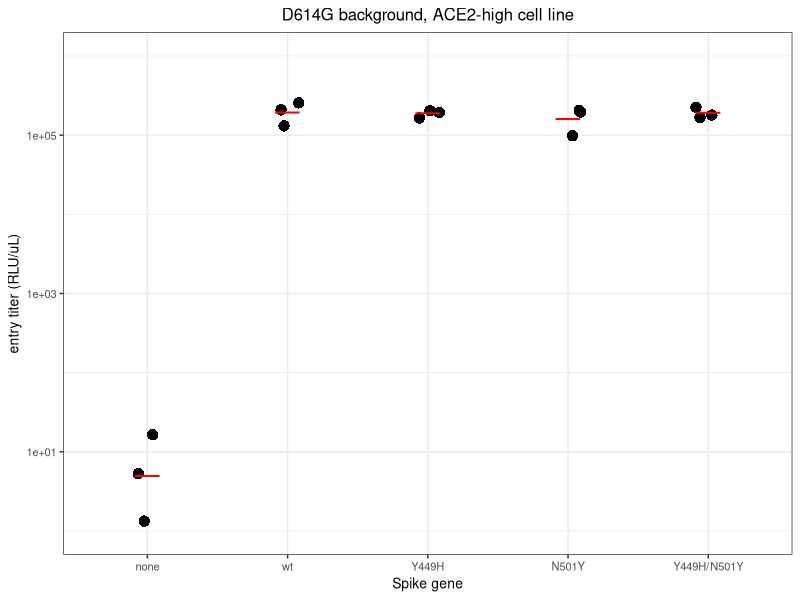
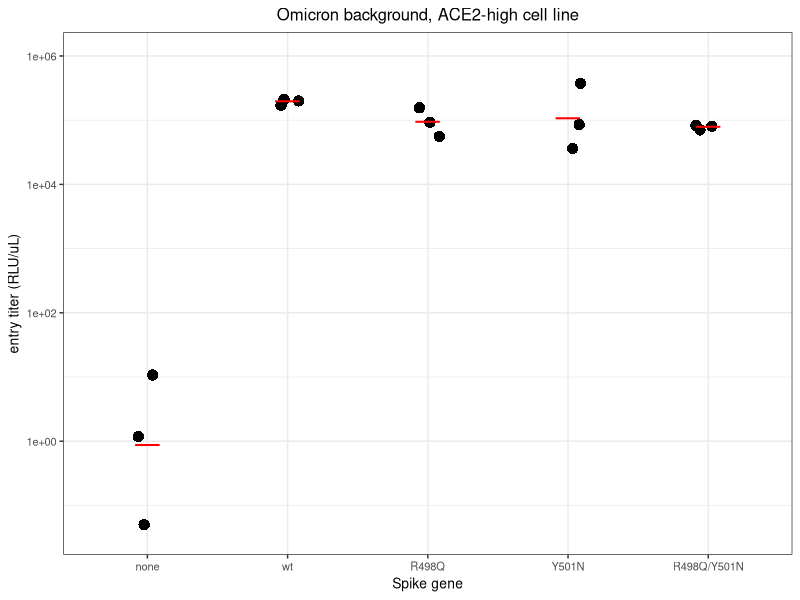
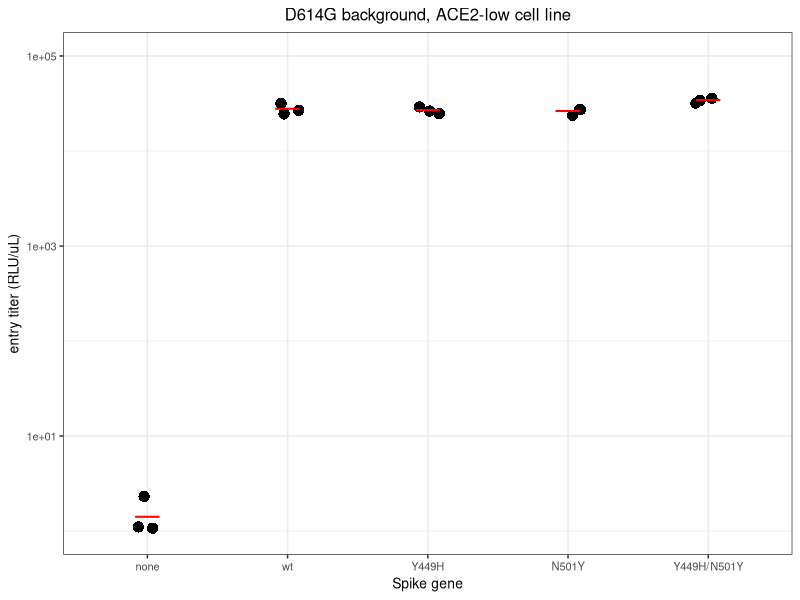
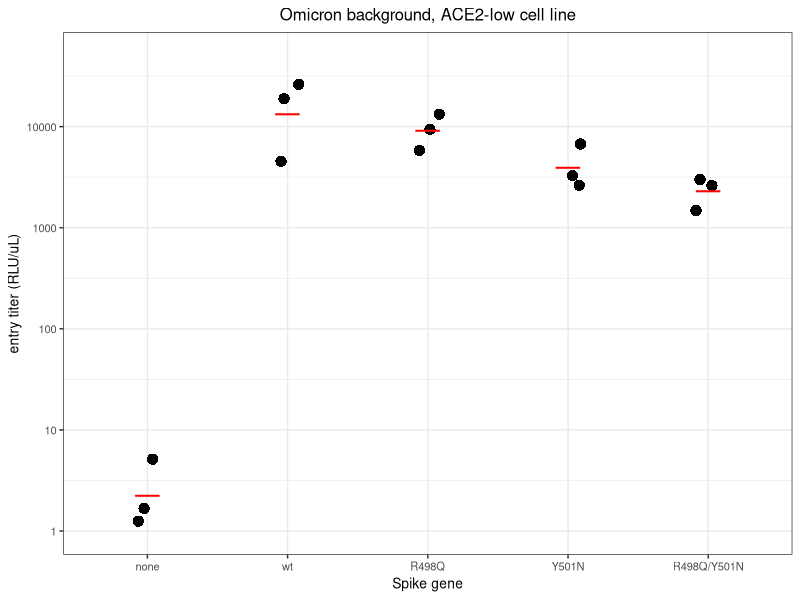
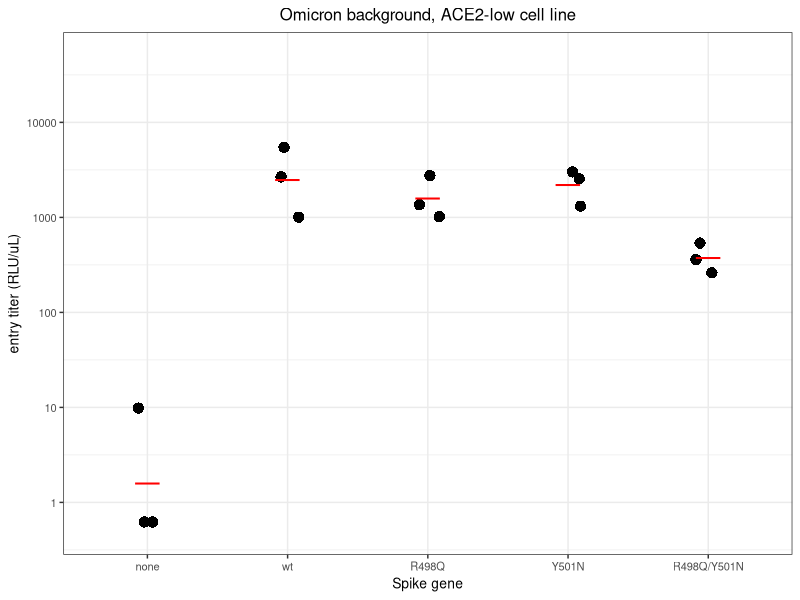
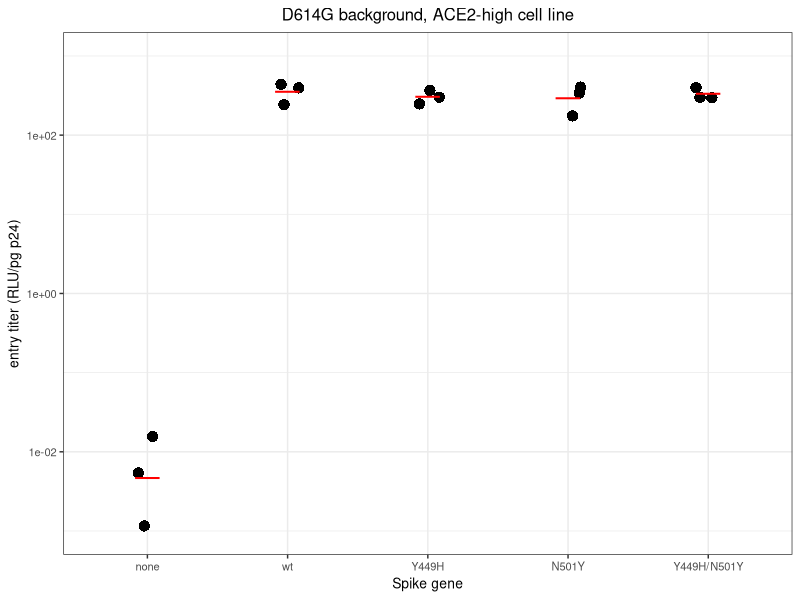
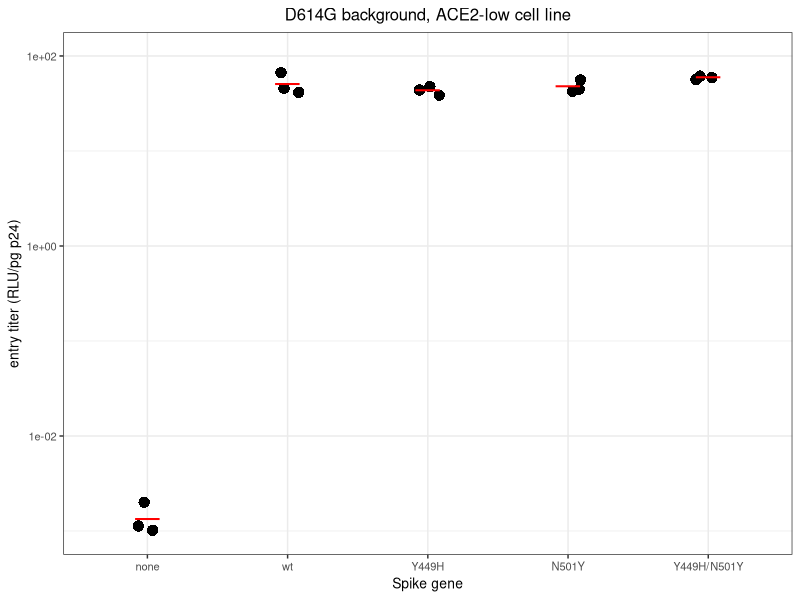
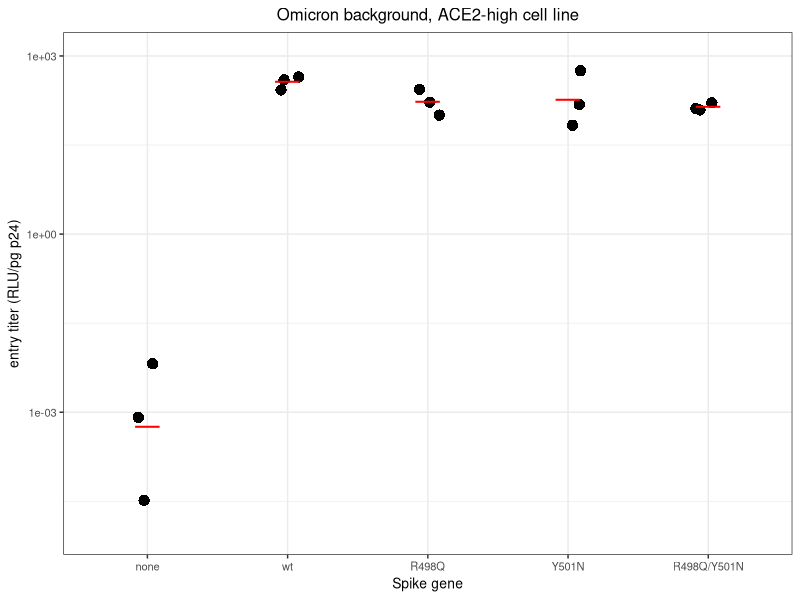

These figures' R source, in order: (Note: this script raises an error after producing the figures.)
## ---- chunk 1
require("knitr")
knitr::opts_chunk$set(echo = T)
knitr::opts_chunk$set(dev.args = list(png = list(type = "cairo")))
#list of packages to install/load
packages = c("ggplot2", "data.table", "tidyverse", "dplyr", "gridExtra")
#install any packages not already installed
installed_packages <- packages %in% rownames(installed.packages())
if(any(installed_packages == F)){
  install.packages(packages[!installed_packages])
}
#load packages
invisible(lapply(packages, library, character.only=T))
#make results directory
if(!file.exists("results")){
 dir.create(file.path("results"))
}

## ---- chunk 2
# The palette with grey:
cbPalette <- c("#999999", "#E69F00", "#56B4E9", "#009E73", "#F0E442", 
               "#0072B2", "#D55E00", "#CC79A7")
# The palette with black
cbbPalette <- c("#000000", "#E69F00", "#56B4E9", "#009E73", "#F0E442", 
                "#0072B2", "#D55E00", "#CC79A7")
## ---- chunk 3
dt <- read.csv(file="./titer_data/all_data.csv", stringsAsFactors=F)
head(dt)
## ---- chunk 4
dt_WH1 <- dt[dt$background=="WH1_D614G",] %>% mutate(genotype = factor(genotype, 
                                levels=c("none", "wt", 
                                         "Y449H", "N501Y", "Y449H/N501Y")))

ggplot(dt_WH1,
       aes(genotype, RLU_per_uL_ACE2hi)) +
  geom_point(size=3.5,
             shape=16,
             position=position_jitter(width = 0.1, height = 0, seed = 0)) +
  #geom_hline(yintercept=25/exp(mean(log(dt[dt$genotype=="wildtype" & dt$uL_virus=="50","virus_per_mL_stringent"]))), color="grey", linetype="dashed") + #Limit of detection
  scale_y_log10(lim=c(1e0, 1e6)) +
  xlab("Spike gene") +
  ylab("entry titer (RLU/uL)") +
  theme_bw()  +
  ggtitle("D614G background, ACE2-high cell line") +
  theme(plot.title = element_text(hjust = 0.5),text=element_text(size=10))+
  stat_summary(fun=mean,geom="point",size=10,color="red",shape=95)

ggsave(
  "./results/titers_D614G-cycle_absolute_ACE2hi.pdf",
  scale = 1,
  width = 3.5,
  height = 3,
  useDingbats=F
)
## ---- chunk 5
dt_omicron_rep1 <- dt[dt$background=="omicron" & dt$rep %in% c(1,2,3),] %>% mutate(genotype = factor(genotype, 
                                levels=c("none", "wt", 
                                         "R498Q", "Y501N", "R498Q/Y501N")))
dt_omicron_rep2 <- dt[dt$background=="omicron" & dt$rep %in% c(4,5,6),] %>% mutate(genotype = factor(genotype, 
                                levels=c("none", "wt", 
                                         "R498Q", "Y501N", "R498Q/Y501N")))
dt_omicron_all <- dt[dt$background=="omicron",] %>% mutate(genotype = factor(genotype, 
                                levels=c("none", "wt", 
                                         "R498Q", "Y501N", "R498Q/Y501N")))

ggplot(dt_omicron_rep1,
       aes(genotype, RLU_per_uL_ACE2hi)) +
  geom_point(size=3.5,
             shape=16,
             position=position_jitter(width = 0.1, height = 0, seed = 0)) +
  #geom_hline(yintercept=25/exp(mean(log(dt[dt$genotype=="wildtype" & dt$uL_virus=="50","virus_per_mL_stringent"]))), color="grey", linetype="dashed") + #Limit of detection
  scale_y_log10(lim=c(4e-2, 1e6)) +
  xlab("Spike gene") +
  ylab("entry titer (RLU/uL)") +
  theme_bw()  +
  ggtitle("Omicron background, ACE2-high cell line") +
  theme(plot.title = element_text(hjust = 0.5),text=element_text(size=10))+
  stat_summary(fun=mean,geom="point",size=10,color="red",shape=95)

ggsave(
  "./results/titers-omicron-cycle_absolute_ACE2hi.pdf",
  scale = 1,
  width = 3.5,
  height = 3,
  useDingbats=F
)
## ---- chunk 6
ggplot(dt_WH1,
       aes(genotype, RLU_per_uL_ACE2lo)) +
  geom_point(size=3.5,
             shape=16,
             position=position_jitter(width = 0.1, height = 0, seed = 0)) +
  #geom_hline(yintercept=25/exp(mean(log(dt[dt$genotype=="wildtype" & dt$uL_virus=="50","virus_per_mL_stringent"]))), color="grey", linetype="dashed") + #Limit of detection
  scale_y_log10(lim=c(1e0, 1e5)) +
  xlab("Spike gene") +
  ylab("entry titer (RLU/uL)") +
  theme_bw()  +
  ggtitle("D614G background, ACE2-low cell line") +
  theme(plot.title = element_text(hjust = 0.5),text=element_text(size=10))+   stat_summary(fun=mean,geom="point",size=10,color="red",shape=95)

ggsave(
  "./results/titers_D614G-cycle_absolute_ACE2lo.pdf",
  scale = 1,
  width = 3.5,
  height = 3,
  useDingbats=F
)
## ---- chunk 7
ggplot(dt_omicron_rep1,
       aes(genotype, RLU_per_uL_ACE2lo)) +
  geom_point(size=3.5,
             shape=16,
             position=position_jitter(width = 0.1, height = 0, seed = 0)) +
  #geom_hline(yintercept=25/exp(mean(log(dt[dt$genotype=="wildtype" & dt$uL_virus=="50","virus_per_mL_stringent"]))), color="grey", linetype="dashed") + #Limit of detection
  scale_y_log10(lim=c(1e0, 5e4)) +
  xlab("Spike gene") +
  ylab("entry titer (RLU/uL)") +
  theme_bw()  +
  ggtitle("Omicron background, ACE2-low cell line") +
  theme(plot.title = element_text(hjust = 0.5),text=element_text(size=10))+   stat_summary(fun=mean,geom="point",size=10,color="red",shape=95)

ggsave(
  "./results/titers_omicron-cycle1_absolute_ACE2lo.pdf",
  scale = 1,
  width = 3.5,
  height = 3,
  useDingbats=F
)
## ---- chunk 8
ggplot(dt_omicron_rep2,
       aes(genotype, RLU_per_uL_ACE2lo)) +
  geom_point(size=3.5,
             shape=16,
             position=position_jitter(width = 0.1, height = 0, seed = 0)) +
  #geom_hline(yintercept=25/exp(mean(log(dt[dt$genotype=="wildtype" & dt$uL_virus=="50","virus_per_mL_stringent"]))), color="grey", linetype="dashed") + #Limit of detection
  scale_y_log10(lim=c(5e-1, 5e4)) +
  xlab("Spike gene") +
  ylab("entry titer (RLU/uL)") +
  theme_bw()  +
  ggtitle("Omicron background, ACE2-low cell line") +
  theme(plot.title = element_text(hjust = 0.5),text=element_text(size=10))+   stat_summary(fun=mean,geom="point",size=10,color="red",shape=95)

ggsave(
  "./results/titers_omicron-cycle2_absolute_ACE2lo.pdf",
  scale = 1,
  width = 3.5,
  height = 3,
  useDingbats=F
)
## ---- chunk 9
dt$RLU_per_pg_p24_ACE2hi <- dt$RLU_per_uL_ACE2hi * 1000 / dt$p24_pg_per_mL
dt$RLU_per_pg_p24_ACE2lo <- dt$RLU_per_uL_ACE2lo * 1000 / dt$p24_pg_per_mL
## ---- chunk 10
dt_WH1 <- dt[dt$background=="WH1_D614G",] %>% mutate(genotype = factor(genotype, 
                                levels=c("none", "wt", 
                                         "Y449H", "N501Y", "Y449H/N501Y")))

ggplot(dt_WH1,
       aes(genotype, RLU_per_pg_p24_ACE2hi)) +
  geom_point(size=3.5,
             shape=16,
             position=position_jitter(width = 0.1, height = 0, seed = 0)) +
  #geom_hline(yintercept=25/exp(mean(log(dt[dt$genotype=="wildtype" & dt$uL_virus=="50","virus_per_mL_stringent"]))), color="grey", linetype="dashed") + #Limit of detection
  scale_y_log10(lim=c(1e-3, 1e3)) +
  xlab("Spike gene") +
  ylab("entry titer (RLU/pg p24)") +
  theme_bw()  +
  ggtitle("D614G background, ACE2-high cell line") +
  theme(plot.title = element_text(hjust = 0.5),text=element_text(size=10))+   stat_summary(fun=mean,geom="point",size=10,color="red",shape=95)

ggsave(
  "./results/titers_D614G-cycle_RLU-per-pg-p24_ACE2hi.pdf",
  scale = 1,
  width = 3.5,
  height = 3,
  useDingbats=F
)

## ---- chunk 11
dt_WH1 <- dt[dt$background=="WH1_D614G",] %>% mutate(genotype = factor(genotype, 
                                levels=c("none", "wt", 
                                         "Y449H", "N501Y", "Y449H/N501Y")))

ggplot(dt_WH1,
       aes(genotype, RLU_per_pg_p24_ACE2lo)) +
  geom_point(size=3.5,
             shape=16,
             position=position_jitter(width = 0.1, height = 0, seed = 0)) +
  #geom_hline(yintercept=25/exp(mean(log(dt[dt$genotype=="wildtype" & dt$uL_virus=="50","virus_per_mL_stringent"]))), color="grey", linetype="dashed") + #Limit of detection
  scale_y_log10(lim=c(1e-3, 1e2)) +
  xlab("Spike gene") +
  ylab("entry titer (RLU/pg p24)") +
  theme_bw()  +
  ggtitle("D614G background, ACE2-low cell line") +
  theme(plot.title = element_text(hjust = 0.5),text=element_text(size=10))+   stat_summary(fun=mean,geom="point",size=10,color="red",shape=95)

ggsave(
  "./results/titers_D614G-cycle_RLU-per-pg-p24_ACE2lo.pdf",
  scale = 1,
  width = 3.5,
  height = 3,
  useDingbats=F
)

## ---- chunk 12
dt_omicron_rep1 <- dt[dt$background=="omicron" & dt$rep %in% c(1,2,3),] %>% mutate(genotype = factor(genotype, 
                                levels=c("none", "wt", 
                                         "R498Q", "Y501N", "R498Q/Y501N")))
dt_omicron_rep2 <- dt[dt$background=="omicron" & dt$rep %in% c(4,5,6),] %>% mutate(genotype = factor(genotype, 
                                levels=c("none", "wt", 
                                         "R498Q", "Y501N", "R498Q/Y501N")))
dt_omicron_all <- dt[dt$background=="omicron",] %>% mutate(genotype = factor(genotype, 
                                levels=c("none", "wt", 
                                         "R498Q", "Y501N", "R498Q/Y501N")))

ggplot(dt_omicron_rep1,
       aes(genotype, RLU_per_pg_p24_ACE2hi)) +
  geom_point(size=3.5,
             shape=16,
             position=position_jitter(width = 0.1, height = 0, seed = 0)) +
  #geom_hline(yintercept=25/exp(mean(log(dt[dt$genotype=="wildtype" & dt$uL_virus=="50","virus_per_mL_stringent"]))), color="grey", linetype="dashed") + #Limit of detection
  scale_y_log10(lim=c(1e-5, 1e3)) +
  xlab("Spike gene") +
  ylab("entry titer (RLU/pg p24)") +
  theme_bw()  +
  ggtitle("Omicron background, ACE2-high cell line") +
  theme(plot.title = element_text(hjust = 0.5),text=element_text(size=10))+   stat_summary(fun=mean,geom="point",size=10,color="red",shape=95)

ggsave(
  "./results/titers_omicron-cycle_RLU-per-pg-p24_ACE2hi.pdf",
  scale = 1,
  width = 3.5,
  height = 3,
  useDingbats=F
)

## ---- chunk 13
ggplot(dt_omicron_rep1,
       aes(genotype, RLU_per_pg_p24_ACE2lo)) +
  geom_point(size=3.5,
             shape=16,
             position=position_jitter(width = 0.1, height = 0, seed = 0)) +
  #geom_hline(yintercept=25/exp(mean(log(dt[dt$genotype=="wildtype" & dt$uL_virus=="50","virus_per_mL_stringent"]))), color="grey", linetype="dashed") + #Limit of detection
  scale_y_log10(lim=c(8e-4, 1e2)) +
  xlab("Spike gene") +
  ylab("entry titer (RLU/pg p24)") +
  theme_bw()  +
  ggtitle("Omicron background, ACE2-low cell line") +
  theme(plot.title = element_text(hjust = 0.5),text=element_text(size=10))+   stat_summary(fun=mean,geom="point",size=10,color="red",shape=95)

ggsave(
  "./results/titers_omicron-cycle1_RLU-per-pg-p24_ACE2lo.pdf",
  scale = 1,
  width = 3.5,
  height = 3,
  useDingbats=F
)

## ---- chunk 14
ggplot(dt_omicron_rep2,
       aes(genotype, RLU_per_pg_p24_ACE2lo)) +
  geom_point(size=3.5,
             shape=16,
             position=position_jitter(width = 0.1, height = 0, seed = 0)) +
  #geom_hline(yintercept=25/exp(mean(log(dt[dt$genotype=="wildtype" & dt$uL_virus=="50","virus_per_mL_stringent"]))), color="grey", linetype="dashed") + #Limit of detection
  scale_y_log10(lim=c(1e-4, 1e2)) +
  xlab("Spike gene") +
  ylab("entry titer (RLU/pg p24)") +
  theme_bw()  +
  ggtitle("Omicron background, ACE2-low cell line") +
  theme(plot.title = element_text(hjust = 0.5),text=element_text(size=10))+   stat_summary(fun=mean,geom="point",size=10,color="red",shape=95)

ggsave(
  "./results/titers_omicron-cycle2_RLU-per-pg-p24_ACE2lo.pdf",
  scale = 1,
  width = 3.5,
  height = 3,
  useDingbats=F
)

## ---- chunk 15
ggplot(dt_omicron_all,
       aes(genotype, RLU_per_pg_p24_ACE2lo)) +
  geom_point(size=3.5,
             shape=16,
             position=position_jitter(width = 0.1, height = 0, seed = 0)) +
  #geom_hline(yintercept=25/exp(mean(log(dt[dt$genotype=="wildtype" & dt$uL_virus=="50","virus_per_mL_stringent"]))), color="grey", linetype="dashed") + #Limit of detection
  scale_y_log10(lim=c(1e-4, 1e2)) +
  xlab("Spike gene") +
  ylab("entry titer (RLU/pg p24)") +
  theme_bw()  +
  ggtitle("Omicron background, ACE2-low cell line") +
  theme(plot.title = element_text(hjust = 0.5),text=element_text(size=10))+   stat_summary(fun=mean,geom="point",size=10,color="red",shape=95)

ggsave(
  "./results/titers_omicron-cycleall_RLU-per-pg-p24_ACE2lo.pdf",
  scale = 1,
  width = 3.5,
  height = 3,
  useDingbats=F
)

## ---- chunk 16


#calc fold-change in geomean titer compared to wt, absolute titer, ACE2hi
#omicron R498Q vs wt, rep1
geomean(dt_omicron_rep1[dt_omicron_rep1$genotype=="R498Q","RLU_per_uL_ACE2hi"])/geomean(dt_omicron_rep1[dt_omicron_rep1$genotype=="wt","RLU_per_uL_ACE2hi"])
#omicron Y501N vs wt, rep1
geomean(dt_omicron_rep1[dt_omicron_rep1$genotype=="Y501N","RLU_per_uL_ACE2hi"])/geomean(dt_omicron_rep1[dt_omicron_rep1$genotype=="wt","RLU_per_uL_ACE2hi"])
#omicron R498Q/Y501N vs wt, rep1
geomean(dt_omicron_rep1[dt_omicron_rep1$genotype=="R498Q/Y501N","RLU_per_uL_ACE2hi"])/geomean(dt_omicron_rep1[dt_omicron_rep1$genotype=="wt","RLU_per_uL_ACE2hi"])

#calc fold-change in geomean titer compared to wt, absolute titer, ACE2lo
#omicron R498Q vs wt, rep1
geomean(dt_omicron_rep1[dt_omicron_rep1$genotype=="R498Q","RLU_per_uL_ACE2lo"])/geomean(dt_omicron_rep1[dt_omicron_rep1$genotype=="wt","RLU_per_uL_ACE2lo"])
#omicron Y501N vs wt, rep1
geomean(dt_omicron_rep1[dt_omicron_rep1$genotype=="Y501N","RLU_per_uL_ACE2lo"])/geomean(dt_omicron_rep1[dt_omicron_rep1$genotype=="wt","RLU_per_uL_ACE2lo"])
#omicron R498Q/Y501N vs wt, rep1
geomean(dt_omicron_rep1[dt_omicron_rep1$genotype=="R498Q/Y501N","RLU_per_uL_ACE2lo"])/geomean(dt_omicron_rep1[dt_omicron_rep1$genotype=="wt","RLU_per_uL_ACE2lo"])

#calc fold-change in geomean titer compared to wt, RLU/pg p24 titer, ACE2hi
#omicron R498Q vs wt
geomean(dt_omicron_rep1[dt_omicron_rep1$genotype=="R498Q","RLU_per_pg_p24_ACE2hi"])/geomean(dt_omicron_rep1[dt_omicron_rep1$genotype=="wt","RLU_per_pg_p24_ACE2hi"])
#omicron Y501N vs wt
geomean(dt_omicron_rep1[dt_omicron_rep1$genotype=="Y501N","RLU_per_pg_p24_ACE2hi"])/geomean(dt_omicron_rep1[dt_omicron_rep1$genotype=="wt","RLU_per_pg_p24_ACE2hi"])
#omicron R498Q/Y501N vs wt
geomean(dt_omicron_rep1[dt_omicron_rep1$genotype=="R498Q/Y501N","RLU_per_pg_p24_ACE2hi"])/geomean(dt_omicron_rep1[dt_omicron_rep1$genotype=="wt","RLU_per_pg_p24_ACE2hi"])

#calc fold-change in geomean titer compared to wt, RLU/pg p24 titer, ACE2lo
#omicron R498Q vs wt, rep1
geomean(dt_omicron_rep1[dt_omicron_rep1$genotype=="R498Q","RLU_per_pg_p24_ACE2lo"])/geomean(dt_omicron_rep1[dt_omicron_rep1$genotype=="wt","RLU_per_pg_p24_ACE2lo"])
#omicron Y501N vs wt, rep1
geomean(dt_omicron_rep1[dt_omicron_rep1$genotype=="Y501N","RLU_per_pg_p24_ACE2lo"])/geomean(dt_omicron_rep1[dt_omicron_rep1$genotype=="wt","RLU_per_pg_p24_ACE2lo"])
#omicron R498Q/Y501N vs wt, rep1
geomean(dt_omicron_rep1[dt_omicron_rep1$genotype=="R498Q/Y501N","RLU_per_pg_p24_ACE2lo"])/geomean(dt_omicron_rep1[dt_omicron_rep1$genotype=="wt","RLU_per_pg_p24_ACE2lo"])

#calc fold-change in geomean titer compared to wt, RLU/pg p24 titer, ACE2lo
#omicron R498Q vs wt, rep2
geomean(dt_omicron_rep2[dt_omicron_rep2$genotype=="R498Q","RLU_per_pg_p24_ACE2lo"])/geomean(dt_omicron_rep2[dt_omicron_rep2$genotype=="wt","RLU_per_pg_p24_ACE2lo"])
#omicron Y501N vs wt, rep2
geomean(dt_omicron_rep2[dt_omicron_rep2$genotype=="Y501N","RLU_per_pg_p24_ACE2lo"])/geomean(dt_omicron_rep2[dt_omicron_rep2$genotype=="wt","RLU_per_pg_p24_ACE2lo"])
#omicron R498Q/Y501N vs wt, rep2
geomean(dt_omicron_rep2[dt_omicron_rep2$genotype=="R498Q/Y501N","RLU_per_pg_p24_ACE2lo"])/geomean(dt_omicron_rep2[dt_omicron_rep2$genotype=="wt","RLU_per_pg_p24_ACE2lo"])

#calc fold-change in geomean titer compared to wt, RLU/pg p24 titer, ACE2lo
#omicron R498Q vs wt, all reps
geomean(dt_omicron_all[dt_omicron_all$genotype=="R498Q","RLU_per_pg_p24_ACE2lo"])/geomean(dt_omicron_all[dt_omicron_all$genotype=="wt","RLU_per_pg_p24_ACE2lo"])
#omicron Y501N vs wt, all reps
geomean(dt_omicron_all[dt_omicron_all$genotype=="Y501N","RLU_per_pg_p24_ACE2lo"])/geomean(dt_omicron_all[dt_omicron_all$genotype=="wt","RLU_per_pg_p24_ACE2lo"])
#omicron R498Q/Y501N vs wt, all reps
geomean(dt_omicron_all[dt_omicron_all$genotype=="R498Q/Y501N","RLU_per_pg_p24_ACE2lo"])/geomean(dt_omicron_all[dt_omicron_all$genotype=="wt","RLU_per_pg_p24_ACE2lo"])

#calc fold-change in geomean titer compared to wt, absolute titer, ACE2hi
#WH1 Y449H vs wt
geomean(dt_WH1[dt_WH1$genotype=="Y449H","RLU_per_uL_ACE2hi"])/geomean(dt_WH1[dt_WH1$genotype=="wt","RLU_per_uL_ACE2hi"])
#WH1 N501Y vs wt
geomean(dt_WH1[dt_WH1$genotype=="N501Y","RLU_per_uL_ACE2hi"])/geomean(dt_WH1[dt_WH1$genotype=="wt","RLU_per_uL_ACE2hi"])
#WH1 Y449H/N501Y vs wt
geomean(dt_WH1[dt_WH1$genotype=="Y449H/N501Y","RLU_per_uL_ACE2hi"])/geomean(dt_WH1[dt_WH1$genotype=="wt","RLU_per_uL_ACE2hi"])

#calc fold-change in geomean titer compared to wt, absolute titer, ACE2lo
#WH1 Y449H vs wt
geomean(dt_WH1[dt_WH1$genotype=="Y449H","RLU_per_uL_ACE2lo"])/geomean(dt_WH1[dt_WH1$genotype=="wt","RLU_per_uL_ACE2lo"])
#WH1 N501Y vs wt
geomean(dt_WH1[dt_WH1$genotype=="N501Y","RLU_per_uL_ACE2lo"])/geomean(dt_WH1[dt_WH1$genotype=="wt","RLU_per_uL_ACE2lo"])
#WH1 Y449H/N501Y vs wt
geomean(dt_WH1[dt_WH1$genotype=="Y449H/N501Y","RLU_per_uL_ACE2lo"])/geomean(dt_WH1[dt_WH1$genotype=="wt","RLU_per_uL_ACE2lo"])

#calc fold-change in geomean titer compared to wt, RLU/pg p24 titer, ACE2hi
#WH1 Y449H vs wt
geomean(dt_WH1[dt_WH1$genotype=="Y449H","RLU_per_pg_p24_ACE2hi"])/geomean(dt_WH1[dt_WH1$genotype=="wt","RLU_per_pg_p24_ACE2hi"])
#WH1 N501Y vs wt
geomean(dt_WH1[dt_WH1$genotype=="N501Y","RLU_per_pg_p24_ACE2hi"])/geomean(dt_WH1[dt_WH1$genotype=="wt","RLU_per_pg_p24_ACE2hi"])
#WH1 Y449H/N501Y vs wt
geomean(dt_WH1[dt_WH1$genotype=="Y449H/N501Y","RLU_per_pg_p24_ACE2hi"])/geomean(dt_WH1[dt_WH1$genotype=="wt","RLU_per_pg_p24_ACE2hi"])

#calc fold-change in geomean titer compared to wt, RLU/pg p24 titer, ACE2lo
#WH1 Y449H vs wt
geomean(dt_WH1[dt_WH1$genotype=="Y449H","RLU_per_pg_p24_ACE2lo"])/geomean(dt_WH1[dt_WH1$genotype=="wt","RLU_per_pg_p24_ACE2lo"])
#WH1 N501Y vs wt
geomean(dt_WH1[dt_WH1$genotype=="N501Y","RLU_per_pg_p24_ACE2lo"])/geomean(dt_WH1[dt_WH1$genotype=="wt","RLU_per_pg_p24_ACE2lo"])
#WH1 Y449H/N501Y vs wt
geomean(dt_WH1[dt_WH1$genotype=="Y449H/N501Y","RLU_per_pg_p24_ACE2lo"])/geomean(dt_WH1[dt_WH1$genotype=="wt","RLU_per_pg_p24_ACE2lo"])



t.test(log10(dt_omicron_rep1[dt_omicron_rep1$genotype=="wt","RLU_per_pg_p24_ACE2hi"]),log10(dt_omicron_rep1[dt_omicron_rep1$genotype=="R498Q","RLU_per_pg_p24_ACE2hi"]))
t.test(log10(dt_omicron_rep1[dt_omicron_rep1$genotype=="wt","RLU_per_pg_p24_ACE2hi"]),log10(dt_omicron_rep1[dt_omicron_rep1$genotype=="Y501N","RLU_per_pg_p24_ACE2hi"]))
t.test(log10(dt_omicron_rep1[dt_omicron_rep1$genotype=="wt","RLU_per_pg_p24_ACE2hi"]),log10(dt_omicron_rep1[dt_omicron_rep1$genotype=="R498Q/Y501N","RLU_per_pg_p24_ACE2hi"]))

t.test(log10(dt_omicron_rep1[dt_omicron_rep1$genotype=="R498Q","RLU_per_pg_p24_ACE2hi"]),log10(dt_omicron_rep1[dt_omicron_rep1$genotype=="Y501N","RLU_per_pg_p24_ACE2hi"]))
t.test(log10(dt_omicron_rep1[dt_omicron_rep1$genotype=="R498Q","RLU_per_pg_p24_ACE2hi"]),log10(dt_omicron_rep1[dt_omicron_rep1$genotype=="R498Q/Y501N","RLU_per_pg_p24_ACE2hi"]))

t.test(log10(dt_omicron_rep1[dt_omicron_rep1$genotype=="Y501N","RLU_per_pg_p24_ACE2hi"]),log10(dt_omicron_rep1[dt_omicron_rep1$genotype=="R498Q/Y501N","RLU_per_pg_p24_ACE2hi"]))

#rep1, ACE2lo, omicron cycle t tests
t.test(log10(dt_omicron_rep1[dt_omicron_rep1$genotype=="wt","RLU_per_pg_p24_ACE2lo"]),log10(dt_omicron_rep1[dt_omicron_rep1$genotype=="R498Q","RLU_per_pg_p24_ACE2lo"]))
t.test(log10(dt_omicron_rep1[dt_omicron_rep1$genotype=="wt","RLU_per_pg_p24_ACE2lo"]),log10(dt_omicron_rep1[dt_omicron_rep1$genotype=="Y501N","RLU_per_pg_p24_ACE2lo"]))
t.test(log10(dt_omicron_rep1[dt_omicron_rep1$genotype=="wt","RLU_per_pg_p24_ACE2lo"]),log10(dt_omicron_rep1[dt_omicron_rep1$genotype=="R498Q/Y501N","RLU_per_pg_p24_ACE2lo"]))

t.test(log10(dt_omicron_rep1[dt_omicron_rep1$genotype=="R498Q","RLU_per_pg_p24_ACE2lo"]),log10(dt_omicron_rep1[dt_omicron_rep1$genotype=="Y501N","RLU_per_pg_p24_ACE2lo"]))
t.test(log10(dt_omicron_rep1[dt_omicron_rep1$genotype=="R498Q","RLU_per_pg_p24_ACE2lo"]),log10(dt_omicron_rep1[dt_omicron_rep1$genotype=="R498Q/Y501N","RLU_per_pg_p24_ACE2lo"]))

t.test(log10(dt_omicron_rep1[dt_omicron_rep1$genotype=="Y501N","RLU_per_pg_p24_ACE2lo"]),log10(dt_omicron_rep1[dt_omicron_rep1$genotype=="R498Q/Y501N","RLU_per_pg_p24_ACE2lo"]))

#rep2, ACE2lo, omicron cycle t tests
t.test(log10(dt_omicron_rep2[dt_omicron_rep2$genotype=="wt","RLU_per_pg_p24_ACE2lo"]),log10(dt_omicron_rep2[dt_omicron_rep2$genotype=="R498Q","RLU_per_pg_p24_ACE2lo"]))
t.test(log10(dt_omicron_rep2[dt_omicron_rep2$genotype=="wt","RLU_per_pg_p24_ACE2lo"]),log10(dt_omicron_rep2[dt_omicron_rep2$genotype=="Y501N","RLU_per_pg_p24_ACE2lo"]))
t.test(log10(dt_omicron_rep2[dt_omicron_rep2$genotype=="wt","RLU_per_pg_p24_ACE2lo"]),log10(dt_omicron_rep2[dt_omicron_rep2$genotype=="R498Q/Y501N","RLU_per_pg_p24_ACE2lo"]))

t.test(log10(dt_omicron_rep2[dt_omicron_rep2$genotype=="R498Q","RLU_per_pg_p24_ACE2lo"]),log10(dt_omicron_rep2[dt_omicron_rep2$genotype=="Y501N","RLU_per_pg_p24_ACE2lo"]))
t.test(log10(dt_omicron_rep2[dt_omicron_rep2$genotype=="R498Q","RLU_per_pg_p24_ACE2lo"]),log10(dt_omicron_rep2[dt_omicron_rep2$genotype=="R498Q/Y501N","RLU_per_pg_p24_ACE2lo"]))

t.test(log10(dt_omicron_rep2[dt_omicron_rep2$genotype=="Y501N","RLU_per_pg_p24_ACE2lo"]),log10(dt_omicron_rep2[dt_omicron_rep2$genotype=="R498Q/Y501N","RLU_per_pg_p24_ACE2lo"]))

#all reps, ACE2lo, omicron cycle t tests
t.test(log10(dt_omicron_all[dt_omicron_all$genotype=="wt","RLU_per_pg_p24_ACE2lo"]),log10(dt_omicron_all[dt_omicron_all$genotype=="R498Q","RLU_per_pg_p24_ACE2lo"]))
t.test(log10(dt_omicron_all[dt_omicron_all$genotype=="wt","RLU_per_pg_p24_ACE2lo"]),log10(dt_omicron_all[dt_omicron_all$genotype=="Y501N","RLU_per_pg_p24_ACE2lo"]))
t.test(log10(dt_omicron_all[dt_omicron_all$genotype=="wt","RLU_per_pg_p24_ACE2lo"]),log10(dt_omicron_all[dt_omicron_all$genotype=="R498Q/Y501N","RLU_per_pg_p24_ACE2lo"]))

t.test(log10(dt_omicron_all[dt_omicron_all$genotype=="R498Q","RLU_per_pg_p24_ACE2lo"]),log10(dt_omicron_all[dt_omicron_all$genotype=="Y501N","RLU_per_pg_p24_ACE2lo"]))
t.test(log10(dt_omicron_all[dt_omicron_all$genotype=="R498Q","RLU_per_pg_p24_ACE2lo"]),log10(dt_omicron_all[dt_omicron_all$genotype=="R498Q/Y501N","RLU_per_pg_p24_ACE2lo"]))

t.test(log10(dt_omicron_all[dt_omicron_all$genotype=="Y501N","RLU_per_pg_p24_ACE2lo"]),log10(dt_omicron_all[dt_omicron_all$genotype=="R498Q/Y501N","RLU_per_pg_p24_ACE2lo"]))


t.test(log10(dt_omicron_rep1[dt_omicron_rep1$genotype=="wt","RLU_per_uL_ACE2hi"]),log10(dt_omicron_rep1[dt_omicron_rep1$genotype=="R498Q","RLU_per_uL_ACE2hi"]))
t.test(log10(dt_omicron_rep1[dt_omicron_rep1$genotype=="wt","RLU_per_uL_ACE2hi"]),log10(dt_omicron_rep1[dt_omicron_rep1$genotype=="Y501N","RLU_per_uL_ACE2hi"]))
t.test(log10(dt_omicron_rep1[dt_omicron_rep1$genotype=="wt","RLU_per_uL_ACE2hi"]),log10(dt_omicron_rep1[dt_omicron_rep1$genotype=="R498Q/Y501N","RLU_per_uL_ACE2hi"]))

t.test(log10(dt_omicron_rep1[dt_omicron_rep1$genotype=="R498Q","RLU_per_uL_ACE2hi"]),log10(dt_omicron_rep1[dt_omicron_rep1$genotype=="Y501N","RLU_per_uL_ACE2hi"]))
t.test(log10(dt_omicron_rep1[dt_omicron_rep1$genotype=="R498Q","RLU_per_uL_ACE2hi"]),log10(dt_omicron_rep1[dt_omicron_rep1$genotype=="R498Q/Y501N","RLU_per_uL_ACE2hi"]))

t.test(log10(dt_omicron_rep1[dt_omicron_rep1$genotype=="Y501N","RLU_per_uL_ACE2hi"]),log10(dt_omicron_rep1[dt_omicron_rep1$genotype=="R498Q/Y501N","RLU_per_uL_ACE2hi"]))


t.test(log10(dt_omicron_rep1[dt_omicron_rep1$genotype=="wt","RLU_per_uL_ACE2lo"]),log10(dt_omicron_rep1[dt_omicron_rep1$genotype=="R498Q","RLU_per_uL_ACE2lo"]))
t.test(log10(dt_omicron_rep1[dt_omicron_rep1$genotype=="wt","RLU_per_uL_ACE2lo"]),log10(dt_omicron_rep1[dt_omicron_rep1$genotype=="Y501N","RLU_per_uL_ACE2lo"]))
t.test(log10(dt_omicron_rep1[dt_omicron_rep1$genotype=="wt","RLU_per_uL_ACE2lo"]),log10(dt_omicron_rep1[dt_omicron_rep1$genotype=="R498Q/Y501N","RLU_per_uL_ACE2lo"]))

t.test(log10(dt_omicron_rep1[dt_omicron_rep1$genotype=="R498Q","RLU_per_uL_ACE2lo"]),log10(dt_omicron_rep1[dt_omicron_rep1$genotype=="Y501N","RLU_per_uL_ACE2lo"]))
t.test(log10(dt_omicron_rep1[dt_omicron_rep1$genotype=="R498Q","RLU_per_uL_ACE2lo"]),log10(dt_omicron_rep1[dt_omicron_rep1$genotype=="R498Q/Y501N","RLU_per_uL_ACE2lo"]))

t.test(log10(dt_omicron_rep1[dt_omicron_rep1$genotype=="Y501N","RLU_per_uL_ACE2lo"]),log10(dt_omicron_rep1[dt_omicron_rep1$genotype=="R498Q/Y501N","RLU_per_uL_ACE2lo"]))


